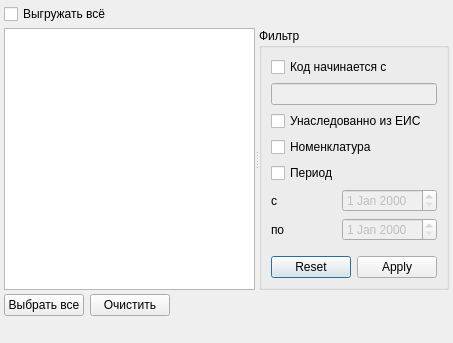
<ui version="4.0" >
 <class>ExportRbService_Wizard_1</class>
 <widget class="QDialog" name="ExportRbService_Wizard_1" >
  <property name="windowModality" >
   <enum>Qt::NonModal</enum>
  </property>
  <property name="geometry" >
   <rect>
    <x>0</x>
    <y>0</y>
    <width>453</width>
    <height>343</height>
   </rect>
  </property>
  <property name="windowTitle" >
   <string>Список записей</string>
  </property>
  <layout class="QGridLayout" >
   <property name="margin" >
    <number>4</number>
   </property>
   <property name="spacing" >
    <number>4</number>
   </property>
   <item row="0" column="0" >
    <layout class="QHBoxLayout" >
     <item>
      <widget class="QCheckBox" name="checkExportAll" >
       <property name="text" >
        <string>Выгружать всё</string>
       </property>
      </widget>
     </item>
     <item>
      <spacer>
       <property name="orientation" >
        <enum>Qt::Horizontal</enum>
       </property>
       <property name="sizeHint" stdset="0" >
        <size>
         <width>40</width>
         <height>20</height>
        </size>
       </property>
      </spacer>
     </item>
    </layout>
   </item>
   <item row="2" column="0" >
    <widget class="QSplitter" name="splitterTree" >
     <property name="orientation" >
      <enum>Qt::Horizontal</enum>
     </property>
     <widget class="CTableView" name="tblItems" >
      <property name="whatsThis" >
       <string comment="ура!" >список записей</string>
      </property>
      <property name="tabKeyNavigation" >
       <bool>false</bool>
      </property>
      <property name="alternatingRowColors" >
       <bool>true</bool>
      </property>
     </widget>
     <widget class="QGroupBox" name="gbFilter" >
      <property name="title" >
       <string>Фильтр</string>
      </property>
      <layout class="QGridLayout" name="gridLayout" >
       <item row="5" column="0" >
        <layout class="QHBoxLayout" name="horizontalLayout_2" >
         <item>
          <widget class="QLabel" name="label" >
           <property name="text" >
            <string>с</string>
           </property>
          </widget>
         </item>
         <item>
          <widget class="QDateEdit" name="edtFilterBegDate" >
           <property name="enabled" >
            <bool>false</bool>
           </property>
          </widget>
         </item>
        </layout>
       </item>
       <item row="6" column="0" >
        <layout class="QHBoxLayout" name="horizontalLayout" >
         <item>
          <widget class="QLabel" name="label_2" >
           <property name="text" >
            <string>по</string>
           </property>
          </widget>
         </item>
         <item>
          <widget class="QDateEdit" name="edtFilterEndDate" >
           <property name="enabled" >
            <bool>false</bool>
           </property>
          </widget>
         </item>
        </layout>
       </item>
       <item row="0" column="0" >
        <widget class="QCheckBox" name="chkFilterCode" >
         <property name="text" >
          <string>Код начинается с</string>
         </property>
        </widget>
       </item>
       <item row="1" column="0" >
        <widget class="QLineEdit" name="edtFilterCode" >
         <property name="enabled" >
          <bool>false</bool>
         </property>
        </widget>
       </item>
       <item row="2" column="0" >
        <widget class="QCheckBox" name="chkFilterEIS" >
         <property name="text" >
          <string>Унаследованно из ЕИС</string>
         </property>
         <property name="tristate" >
          <bool>true</bool>
         </property>
        </widget>
       </item>
       <item row="3" column="0" >
        <widget class="QCheckBox" name="chkFilterNomenclature" >
         <property name="text" >
          <string>Номенклатура</string>
         </property>
         <property name="tristate" >
          <bool>true</bool>
         </property>
        </widget>
       </item>
       <item row="4" column="0" >
        <widget class="QCheckBox" name="chkFilterPeriod" >
         <property name="text" >
          <string>Период</string>
         </property>
        </widget>
       </item>
       <item row="8" column="0" >
        <widget class="QDialogButtonBox" name="bbxFilter" >
         <property name="standardButtons" >
          <set>QDialogButtonBox::Apply|QDialogButtonBox::Reset</set>
         </property>
        </widget>
       </item>
       <item row="7" column="0" >
        <spacer name="verticalSpacer" >
         <property name="orientation" >
          <enum>Qt::Vertical</enum>
         </property>
         <property name="sizeHint" stdset="0" >
          <size>
           <width>20</width>
           <height>40</height>
          </size>
         </property>
        </spacer>
       </item>
      </layout>
      <zorder>chkFilterCode</zorder>
      <zorder>edtFilterCode</zorder>
      <zorder>chkFilterEIS</zorder>
      <zorder>chkFilterNomenclature</zorder>
      <zorder>chkFilterPeriod</zorder>
      <zorder>bbxFilter</zorder>
      <zorder>verticalSpacer</zorder>
     </widget>
    </widget>
   </item>
   <item row="3" column="0" >
    <layout class="QHBoxLayout" >
     <property name="spacing" >
      <number>6</number>
     </property>
     <property name="margin" >
      <number>0</number>
     </property>
     <item>
      <widget class="QPushButton" name="btnSelectAll" >
       <property name="text" >
        <string>Выбрать все</string>
       </property>
      </widget>
     </item>
     <item>
      <widget class="QPushButton" name="btnClearSelection" >
       <property name="text" >
        <string>Очистить</string>
       </property>
      </widget>
     </item>
     <item>
      <spacer>
       <property name="orientation" >
        <enum>Qt::Horizontal</enum>
       </property>
       <property name="sizeHint" stdset="0" >
        <size>
         <width>40</width>
         <height>20</height>
        </size>
       </property>
      </spacer>
     </item>
    </layout>
   </item>
   <item row="4" column="0" >
    <widget class="QStatusBar" name="statusBar" >
     <property name="sizePolicy" >
      <sizepolicy vsizetype="Fixed" hsizetype="Preferred" >
       <horstretch>0</horstretch>
       <verstretch>0</verstretch>
      </sizepolicy>
     </property>
     <property name="toolTip" >
      <string>A status bar</string>
     </property>
     <property name="whatsThis" >
      <string>A status bar.</string>
     </property>
     <property name="sizeGripEnabled" >
      <bool>false</bool>
     </property>
    </widget>
   </item>
  </layout>
 </widget>
 <customwidgets>
  <customwidget>
   <class>CTableView</class>
   <extends>QTableView</extends>
   <header>library/TableView.h</header>
  </customwidget>
 </customwidgets>
 <tabstops>
  <tabstop>checkExportAll</tabstop>
  <tabstop>tblItems</tabstop>
  <tabstop>chkFilterCode</tabstop>
  <tabstop>edtFilterCode</tabstop>
  <tabstop>chkFilterEIS</tabstop>
  <tabstop>chkFilterNomenclature</tabstop>
  <tabstop>chkFilterPeriod</tabstop>
  <tabstop>edtFilterBegDate</tabstop>
  <tabstop>edtFilterEndDate</tabstop>
  <tabstop>bbxFilter</tabstop>
  <tabstop>btnSelectAll</tabstop>
  <tabstop>btnClearSelection</tabstop>
 </tabstops>
 <resources/>
 <connections/>
</ui>
